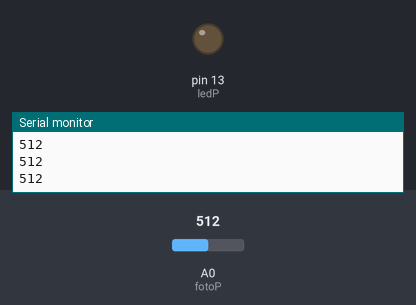
Bench run of a sketch on a simulated Arduino Uno, built with avr-gcc and run on an emulated ATmega328P. Shown: output pins drawn as LEDs (lit = HIGH), the last lines printed to the serial monitor. Inputs (shaded band) come from the test bench; at power-on: A0 (fotoP) = 512.

Above: at 1.2 s.
1.3 s: A0 (fotoP) set to 537
2.8 s: A0 (fotoP) set to 559
At 3.2 s:
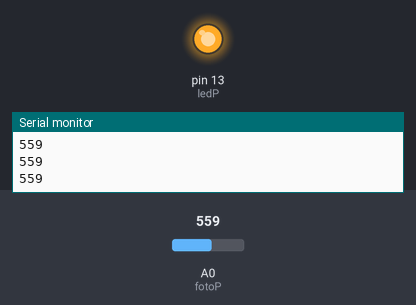
4.4 s: A0 (fotoP) set to 540
At 5.7 s:
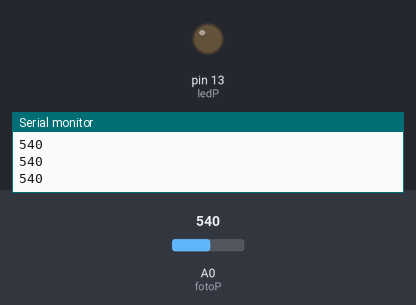
6.0 s: A0 (fotoP) set to 560
At 7.2 s:
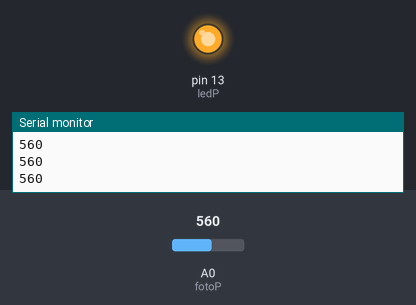
Timing chart, 0 to 8.6 s (numbered marks = the images above; inputs shaded):
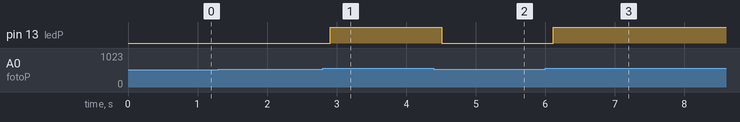

The sketch:

fotoresistor1.ino
```cpp
int fotoP = A0;
int val = 0;
byte ledP =13;

void setup()
{
  Serial.begin(9600);
  pinMode(ledP, OUTPUT);
}

void loop()
{
  val = analogRead(fotoP);
  Serial.println(val);
  delay(100);

  if(val < 550){
    digitalWrite(ledP, LOW);
  } else{
    digitalWrite(ledP, HIGH);
  }
}
```

Measured:
- the behaviour switches between 549 and 550 on A0 (fotoP) (found by bisection; images 0 and 1)
- after the input at 2.8 s, pin 13 (ledP): LOW → HIGH after 0.11 s
- after the input at 4.4 s, pin 13 (ledP): HIGH → LOW after 0.11 s
- after the input at 6.0 s, pin 13 (ledP): LOW → HIGH after 0.12 s
